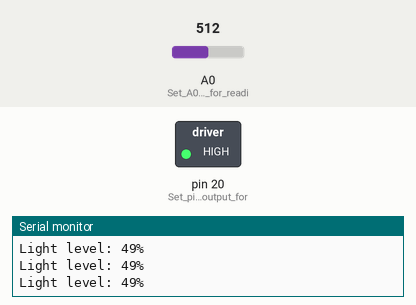
This sketch was run on a simulated Arduino Mega 2560, built with avr-gcc and run on an emulated ATmega2560. Parts: switched loads named in the sketch (green lamp = pin HIGH), the last lines printed to the serial monitor. The inputs (shaded band) are chosen by the test bench; at power-on: A0 (Set_A0_as_input_for_readi) = 512.

Above: at 1.2 s.
1.3 s: A0 (Set_A0_as_input_for_readi) set to 109
4.3 s: A0 (Set_A0_as_input_for_readi) set to 98
At 4.9 s:
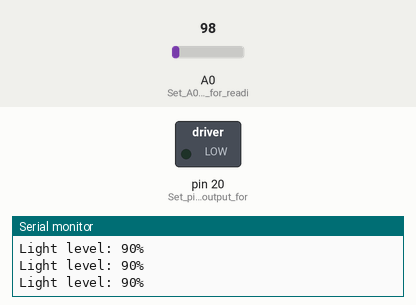
5.8 s: A0 (Set_A0_as_input_for_readi) set to 122
At 7.1 s:
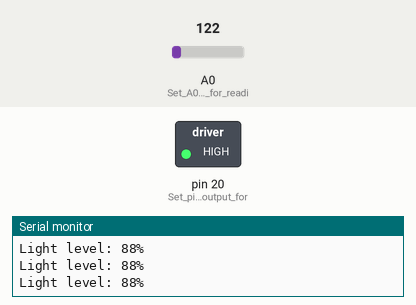
8.8 s: A0 (Set_A0_as_input_for_readi) set to 80
At 9.3 s:
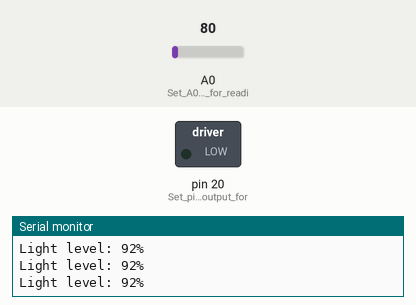
Timing chart, 0 to 11.8 s (numbered marks = the images above; inputs shaded):
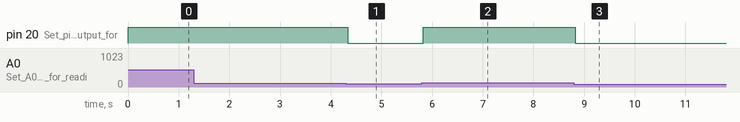

Measured:
- the behaviour switches between 103 and 102 on A0 (Set_A0_as_input_for_readi) (found by bisection; images 0 and 1)
- after the input at 4.3 s, pin 20 (Set_pin_20_as_output_for): HIGH → LOW at once
- after the input at 5.8 s, pin 20 (Set_pin_20_as_output_for): LOW → HIGH at once
- after the input at 8.8 s, pin 20 (Set_pin_20_as_output_for): HIGH → LOW at once

The sketch:

Ultrasound_sensor_testing.ino
```cpp
#define SEND_RAW_SENSOR_VALUES 0x86
#define SEND_CALIBRATED_SENSOR_VALUES 0x87
#define SEND_BATTERY_MILLIVOLTS 0xB1
#define DO_PRINT 0xB8
#define M1_FORWARD 0xC1
#define M1_BACKWARD 0xC2
#define M2_FORWARD 0xC5
#define M2_BACKWARD 0xC6
#define AUTO_CALIBRATE 0xBA
#define CLEAR 0xB7
unsigned long previousMillis = 0;
unsigned long currentMillis = 0;
bool isRunning = false;
float m1Speed;
float m2Speed;

void initialize() {

  Serial1.begin(115200);
  Serial.begin(9600);
  m1Speed = 0;
  m2Speed = 0;

}


void pololuReset() {

  pinMode(5, OUTPUT);
  digitalWrite(5, LOW);
  delay(10);
  digitalWrite(5, HIGH);
  delay(100);

}

void stopSmooth() {

  while(m1Speed > 0 || m2Speed > 0) {
    if((m1Speed - 0.05) >= 0) {
      m1Speed -= 0.05;
    } else {
      m1Speed = 0;
    }
    if((m2Speed - 0.05) >= 0) {
      m2Speed -= 0.05;
    } else {
      m2Speed = 0;
  }

  activateMotor(0, m1Speed);
  activateMotor(1, m2Speed);
  delay(35);
  }

}

void activateMotor(int motor, float speed) {

  char opcode = 0x0;
  if (speed > 0.0) {
    if (motor == 0) {
      opcode = M1_FORWARD;
      m1Speed = speed;
    } else {
      opcode = M2_FORWARD;
      m2Speed = speed;
    }
  } else {
    if (motor == 0) {
      opcode = M1_BACKWARD;
      m1Speed = speed;
    } else {
      opcode = M2_BACKWARD;
      m2Speed = speed;
    }
  }
  unsigned char arg = 0x7f * abs(speed);
  Serial1.write(opcode);
  Serial1.flush();
  Serial1.write(arg);
  Serial1.flush();

}

float battery() {

  Serial1.write(SEND_BATTERY_MILLIVOLTS);
  Serial1.flush();
  char lowbyte = Serial1.read();
  char hibyte = Serial1.read();
  float v = ((lowbyte + (hibyte << 8))/1000.0);
  return(v);

}

char sensorAutoCalibrate() {

  Serial1.write(AUTO_CALIBRATE);
  Serial1.flush();
  return Serial1.read();

}

void calibratedSensors(int sensors[5]) {

  int sensor1 = 0;
  int sensor2 = 0;
  int sensor3 = 0;
  int sensor4 = 0;
  int sensor5 = 0;

  Serial1.write(SEND_CALIBRATED_SENSOR_VALUES);
  Serial1.flush();

  char sensor1High = Serial1.read();
  char sensor1Low = Serial1.read();
  sensor1 = sensor1Low + (sensor1High << 8);
  char sensor2High = Serial1.read();
  char sensor2Low = Serial1.read();
  sensor2 = sensor2Low + (sensor2High << 8);
  char sensor3High = Serial1.read();
  char sensor3Low = Serial1.read();
  sensor3 = sensor3Low + (sensor3High << 8);
  char sensor4High = Serial1.read();
  char sensor4Low = Serial1.read();
  sensor4 = sensor4Low + (sensor4High << 8);
  char sensor5High = Serial1.read();
  char sensor5Low = Serial1.read();
  sensor5 = sensor5Low + (sensor5High << 8);

  sensors[0] = sensor1;
  sensors[1] = sensor2;
  sensors[2] = sensor3;
  sensors[3] = sensor4;
  sensors[4] = sensor5;

}

/*void setup() {
  initialize();
  pololuReset();
  sensorAutoCalibrate();
  pinMode(5, OUTPUT);
  digitalWrite(5, HIGH);
  delay(100);
}


void loop() {
  currentMillis = millis();

  if (isRunning) {
    if (currentMillis - previousMillis >= 5000) {
      // Stop Neville
      stopSmooth();
      isRunning = false;
      previousMillis = currentMillis;
    }
  } else {
    if (currentMillis - previousMillis >= 2000) {
      // Start Neville
      activateMotor(0, 0.3);
      activateMotor(1, 0.3);
      isRunning = true;
      previousMillis = currentMillis;
    }
  }
}*/
/*void setup() {
  pinMode(20, OUTPUT);
}
void loop() {
  digitalWrite(20, HIGH);
}*/


/*void setup() {
  initialize();
  sensorAutoCalibrate();
}


void loop() {
  int sensors[5];
  char buffer[50];
  calibratedSensors(sensors);
  sprintf(buffer, "Active Optosensors: %d; %d; %d; %d; %d\n", sensors[0], sensors[1], sensors[2],
  sensors[3], sensors[4]);
  Serial.println(buffer);
  delay(500);
}*/
/*void setup() {
  initialize();
  pinMode(A0, INPUT);
  pinMode(20, OUTPUT);
}
void loop() {
  float output = analogRead(A0);
  int lightpercent = (1023-output)/1023 * 100;
  Serial.print("Light level: ");
  Serial.print(lightpercent);
  Serial.println("%");
  digitalWrite(20, HIGH);
}*/

/*#include <Ultrasonic.h>
void setup() {
  initialize();
}
void loop() {
  Ultrasonic ultrasonic(10);
  int distance = ultrasonic.read();
  Serial.print("Distance in CM: ");
  Serial.println(distance);
  delay(500);
}*/

// Global variables
//bool isRunning = false;

/*void setup() {
  initialize(); // Initialize the robot, serial communications and set motor speeds to 0
  pololuReset(); // Reset the Pololu robot
  sensorAutoCalibrate(); // Calibrate the infrared sensors
}

void loop() {
  int sensors[5];
  calibratedSensors(sensors); // Get calibrated sensor values and store them in the 'sensors' array

  // Detect the black line using the middle sensor
  bool onBlackLine = sensors[2] < 500; // Adjust this value according to your sensor readings

  if (onBlackLine) { // If the robot is on the black line
    if (!isRunning) {
      // Start Neville if not running
      activateMotor(0, 0.4);
      activateMotor(1, 0.4);
      isRunning = true;
    }

    // Adjust speed based on sensor readings to follow the black line
    if (sensors[0] < 500) { // Adjust this value according to your sensor readings
      activateMotor(0, 0.2);
      activateMotor(1, 0.4);
    } else if (sensors[4] < 500) { // Adjust this value according to your sensor readings
      activateMotor(0, 0.4);
      activateMotor(1, 0.2);
    } else {
      activateMotor(0, 0.4);
      activateMotor(1, 0.4);
    }

  } else {
    if (isRunning) {
      // Stop Neville if running
      stopSmooth();
      isRunning = false;
    }
  }

  delay(50); // Small delay to avoid unnecessary fast loop. This also helps with sensor readings and motor control stability.
}*/

/*#include <math.h>

// Define constants for the target sensor readings.
const int TARGET_SENSOR_1 = 500;
const int TARGET_SENSOR_2 = 500;
const int TARGET_SENSOR_3 = 500;
const int TARGET_SENSOR_4 = 500;
const int TARGET_SENSOR_5 = 500;

// Define constants for the motor speeds.
const float MAX_SPEED = 0.3;
const float MIN_SPEED = 0.05;
const float SPEED_INCREMENT = 0.01;

// Define variables for the current sensor readings and motor speeds.
int sensors[5];
//float m1Speed = 0;
//float m2Speed = 0;

void setup() {
  // Initialize the Pololu.
  pololuReset();
  delay(500);
  initialize();
}

void loop() {
  // Read the calibrated sensor values.
  calibratedSensors(sensors);

  // Compute the error signal by subtracting the target values from the actual values.
  float error = 0;
  error += TARGET_SENSOR_1 - sensors[0];
  error += TARGET_SENSOR_2 - sensors[1];
  error += TARGET_SENSOR_3 - sensors[2];
  error += TARGET_SENSOR_4 - sensors[3];
  error += TARGET_SENSOR_5 - sensors[4];

  // Compute the motor speeds as a function of the error signal.
  m1Speed = m2Speed = 0;
  if (error > 0) {
    m1Speed = MAX_SPEED;
    m2Speed = MAX_SPEED - fabs(error) / 1000;
  } else if (error < 0) {
    m2Speed = MAX_SPEED;
    m1Speed = MAX_SPEED - fabs(error) / 1000;
  } else {
    m1Speed = MAX_SPEED;
    m2Speed = MAX_SPEED;
  }

  // Ensure that the motor speeds are within the allowed range.
  if (m1Speed > MAX_SPEED) {
    m1Speed = MAX_SPEED;
  } else if (m1Speed < MIN_SPEED) {
    m1Speed = MIN_SPEED;
  }
  if (m2Speed > MAX_SPEED) {
    m2Speed = MAX_SPEED;
  } else if (m2Speed < MIN_SPEED) {
    m2Speed = MIN_SPEED;
  }

  // Activate the motors with the computed speeds.
  activateMotor(0, m1Speed);
  activateMotor(1, m2Speed);

  // Wait for a short period of time before reading the sensors again.
  delay(50);
}*/
/*#define MAX_SPEED 0.2
#define KP 0.0005

//bool isRunning = false;

void setup() {
  initialize();
  pololuReset();
  sensorAutoCalibrate();
}

void loop() {
  int sensors[5];
  calibratedSensors(sensors);

  // Calculate error value (deviation from the center sensor)
  int error = sensors[2] - ((sensors[0] + sensors[4]) / 2);

  // If the center sensor is on the line (value is less than 500)
  if (sensors[2] < 700) {
    if (!isRunning) {
      isRunning = true;
    }
    // Adjust motor speeds based on the error value
    float m1Speed = MAX_SPEED - (KP * error);
    float m2Speed = MAX_SPEED + (KP * error);

    // Ensure motor speeds are within allowable limits
    m1Speed = constrain(m1Speed, 0, MAX_SPEED);
    m2Speed = constrain(m2Speed, 0, MAX_SPEED);

    // Send commands to the motors
    activateMotor(0, m1Speed);
    activateMotor(1, m2Speed);
  } else {
    if (isRunning) {
      stopSmooth();
      isRunning = false;
    }
  }
  delay(50);
}*/


/*#define MAX_SPEED 0.2
#define KP 0.0005

//bool isRunning = false;

void setup() {
  initialize();
  pololuReset();
  sensorAutoCalibrate();
}

void loop() {
  int sensors[5];
  calibratedSensors(sensors);

  // Calculate error value based on the sensor readings
  int error = 0;
  for (int i = 0; i < 5; i++) {
    error += (i - 2) * sensors[i];
  }

  // If the center sensor is on the line (value is more than 500)
  if (sensors[2] > 500) {
    if (!isRunning) {
      isRunning = true;
    }
    // Adjust motor speeds based on the error value
    float m1Speed = MAX_SPEED + (KP * error);
    float m2Speed = MAX_SPEED - (KP * error);

    // Ensure motor speeds are within allowable limits
    m1Speed = constrain(m1Speed, 0, MAX_SPEED);
    m2Speed = constrain(m2Speed, 0, MAX_SPEED);

    // Send commands to the motors
    activateMotor(0, m1Speed);
    activateMotor(1, m2Speed);
  } else {
    if (isRunning) {
      stopSmooth();
      isRunning = false;
    }
  }
  delay(50);
}*/

/*#include <Ultrasonic.h>

#define MAX_SPEED 0.3
#define KP 0.0005
#define SAFE_DISTANCE 5

//bool isRunning = false;
bool obstacleDetected = false;

Ultrasonic ultrasonic(10);

void setup() {
  initialize();
  pololuReset();
  sensorAutoCalibrate();
  //Serial.begin(9600);  // 初始化串口通信，波特率设为9600
}

void loop() {
  int sensors[5];
  calibratedSensors(sensors);

  // 获取超声波传感器的距离值
  int distance = ultrasonic.read();
  Serial.print("Distance in CM: ");  // 打印距离读数
  Serial.println(distance);

    // 如果检测到障碍物且小车正在运行，则停止小车
  if (distance <= SAFE_DISTANCE && isRunning) {
    stopSmooth();
    isRunning = false;
    obstacleDetected = true;
  }

  // 如果之前检测到障碍物，但现在障碍物已经移开，则允许小车重新启动
  if (distance > SAFE_DISTANCE && obstacleDetected) {
    obstacleDetected = false;
    isRunning = true;
  }

  // 如果没有检测到障碍物且小车没有运行，允许小车根据黑线行驶
  if (!obstacleDetected && sensors[2] > 500) {
    if (!isRunning) {
      isRunning = true;
    }

    // 计算基于传感器读数的误差值
    int error = 0;
    for (int i = 0; i < 5; i++) {
      error += (i - 2) * sensors[i];
    }

    // 根据误差值调整电机速度
    float m1Speed = MAX_SPEED + (KP * error);
    float m2Speed = MAX_SPEED - (KP * error);

    // 确保电机速度在允许的范围内
    m1Speed = constrain(m1Speed, 0, MAX_SPEED);
    m2Speed = constrain(m2Speed, 0, MAX_SPEED);

    // 向电机发送命令
    activateMotor(0, m1Speed);
    activateMotor(1, m2Speed);
  } else if (isRunning) {
    stopSmooth();
    isRunning = false;
  }

  delay(50);
}*/


void setup() {
  initialize();
  pinMode(A0, INPUT);  // 设置A4为输入，用于读取光源传感器的值
  pinMode(20, OUTPUT);  // 设置20为输出，用于控制LED灯的状态
}

void loop() {
  float output = analogRead(A0);  // 从A4读取模拟值
  int lightpercent = (1023-output)/1023 * 100;  // 计算光照百分比

  Serial.print("Light level: ");
  Serial.print(lightpercent);
  Serial.println("%");

  if (lightpercent < 90) {
    digitalWrite(20, HIGH);  // 如果光照百分比小于60%，开启LED灯
  } else {
    digitalWrite(20, LOW);  // 如果光照百分比大于等于60%，关闭LED灯
  }
}

/*#define MAX_SPEED 0.3
#define KP 0.0005


void setup() {
  initialize();
  pololuReset();
  sensorAutoCalibrate();
  pinMode(A0, INPUT);  // 设置A4为输入，用于读取光源传感器的值
  pinMode(20, OUTPUT);  // 设置20为输出，用于控制LED灯的状态
}

void loop() {
  int sensors[5];
  calibratedSensors(sensors);

  // Calculate error value based on the sensor readings
  int error = 0;
  for (int i = 0; i < 5; i++) {
    error += (i - 2) * sensors[i];
  }

  // If the center sensor is on the line (value is more than 500)
  if (sensors[2] > 500) {
    if (!isRunning) {
      isRunning = true;
    }
    // Adjust motor speeds based on the error value
    float m1Speed = MAX_SPEED + (KP * error);
    float m2Speed = MAX_SPEED - (KP * error);

    // Ensure motor speeds are within allowable limits
    m1Speed = constrain(m1Speed, 0, MAX_SPEED);
    m2Speed = constrain(m2Speed, 0, MAX_SPEED);

    // Send commands to the motors
    activateMotor(0, m1Speed);
    activateMotor(1, m2Speed);
  } else {
    if (isRunning) {
      stopSmooth();
      isRunning = false;
    }
  }

  float output = analogRead(A0);  // 从A4读取模拟值
  int lightpercent = (1023-output)/1023 * 100;  // 计算光照百分比

  if (lightpercent < 90) {
    digitalWrite(20, HIGH);  // 如果光照百分比小于60%，开启LED灯
  } else {
    digitalWrite(20, LOW);  // 如果光照百分比大于等于60%，关闭LED灯
  }

  delay(50);
}*/
/*#include <Ultrasonic.h>

#define MAX_SPEED 0.3
#define KP 0.0005
#define SAFE_DISTANCE 5

bool isRunning = false;
bool obstacleDetected = false;

Ultrasonic ultrasonic(10);

void setup() {
  initialize();
  pinMode(A0, INPUT);  // Set A0 as input for reading the light sensor value
  pinMode(20, OUTPUT);  // Set pin 20 as output for controlling the LED state
  pololuReset();
  sensorAutoCalibrate();
  //Serial.begin(9600);  // Initialize serial communication with a baud rate of 9600
}

void loop() {
  int sensors[5];
  calibratedSensors(sensors);

  // Read the distance value from the ultrasonic sensor
  int distance = ultrasonic.read();
  Serial.print("Distance in CM: ");  // Print the distance reading
  Serial.println(distance);

  // If an obstacle is detected and the car is running, stop the car
  if (distance <= SAFE_DISTANCE && isRunning) {
    stopSmooth();
    isRunning = false;
    obstacleDetected = true;
  }

  // If there was a previous obstacle detected but it's now cleared, allow the car to restart
  if (distance > SAFE_DISTANCE && obstacleDetected) {
    obstacleDetected = false;
    isRunning = true;
  }

  // If no obstacle is detected and the car is not running, allow the car to follow the black line
  if (!obstacleDetected && sensors[2] > 500) {
    if (!isRunning) {
      isRunning = true;
    }

    // Calculate the error value based on sensor readings
    int error = 0;
    for (int i = 0; i < 5; i++) {
      error += (i - 2) * sensors[i];
    }

    // Adjust motor speeds based on the error value
    float m1Speed = MAX_SPEED + (KP * error);
    float m2Speed = MAX_SPEED - (KP * error);

    // Ensure motor speeds are within the allowed range
    m1Speed = constrain(m1Speed, 0, MAX_SPEED);
    m2Speed = constrain(m2Speed, 0, MAX_SPEED);

    // Send commands to the motors
    activateMotor(0, m1Speed);
    activateMotor(1, m2Speed);
  } else if (isRunning) {
    stopSmooth();
    isRunning = false;
  }

  float output = analogRead(A0);  // Read analog value from A0
  int lightpercent = (1023 - output) / 1023 * 100;  // Calculate light intensity percentage

  Serial.print("Light level: ");
  Serial.print(lightpercent);
  Serial.println("%");

  if (lightpercent < 90) {
    digitalWrite(20, HIGH);  // Turn on the LED if light intensity is less than 90%
  } else {
    digitalWrite(20, LOW);  // Turn off the LED if light intensity is greater than or equal to 90%
  }

  delay(50);
}*/
```
